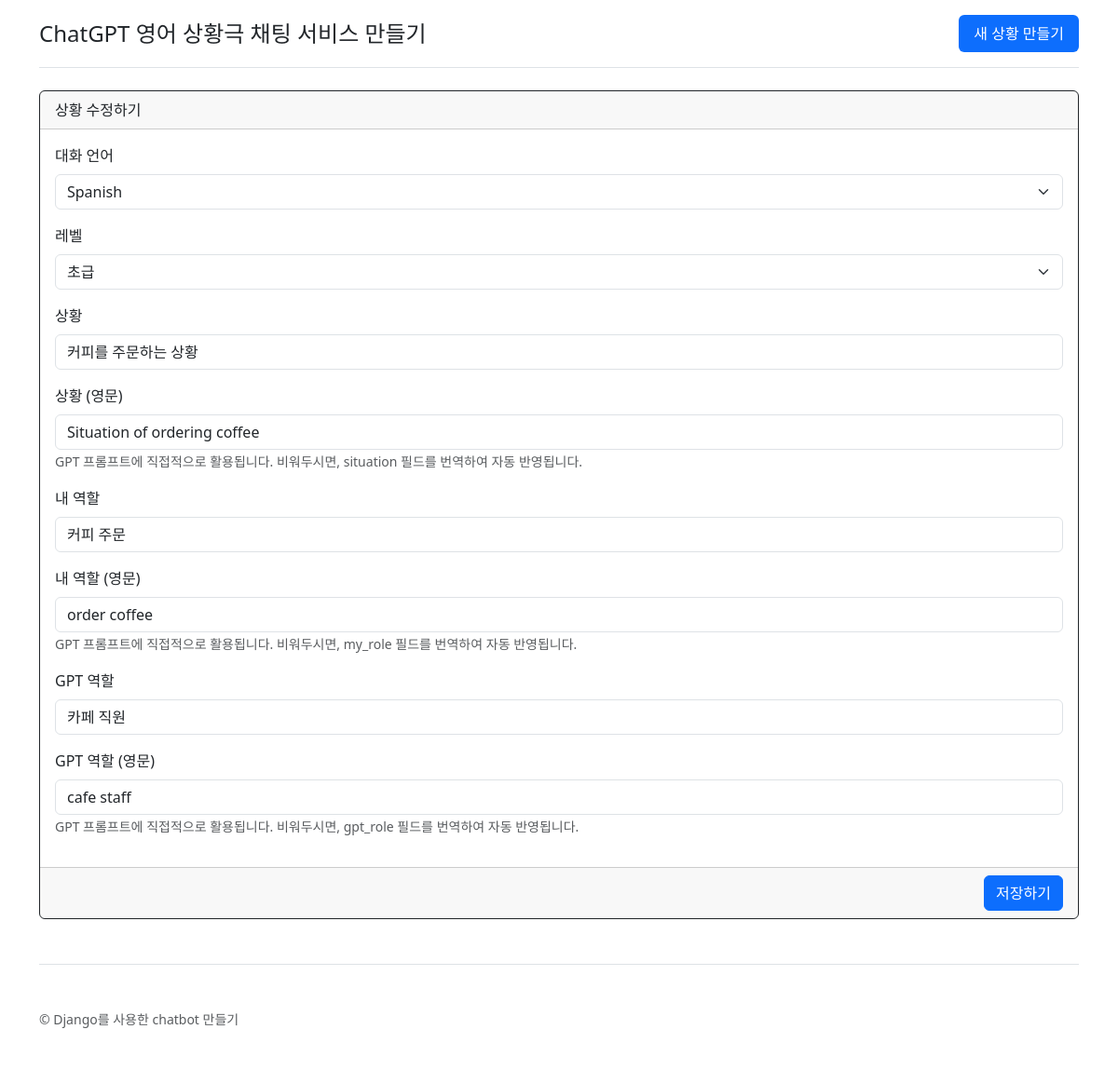
The page /13/edit/ (signed in) on the database its author committed.
### chat/models.py (models this page shows, shortened)
class RolePlayingRoom(models.Model):
    class Language(models.TextChoices): # 입력 문자열 범위 제한(선택지)
        ENGLISH = "en-US", "English" # en-US는 db에 저장되는 값
        JAPANESE = "ja-JP", "Japanese"
        CHINESE = "zh-CN", "Chinese"
        SPANISH = "es-ES", "Spanish"
        FRENCH = "fr-FR", "French"
        GERMAN = "de-DE", "German"
        RUSSIAN = "ru-RU", "Russian"
    class Level(models.IntegerChoices): # 숫자
        BEGINNER = 1, "초급"
        ADVANCED = 2, "고급"
    class Meta: # Query set에 디폴트 정렬 방향 지정
        ordering = ["-pk"] # 기본 키의 역순 정렬
    user = models.ForeignKey(settings.AUTH_USER_MODEL, on_delete=models.CASCADE) # 생성 user 기록
    language = models.CharField(
        max_length=10,
        choices=Language.choices,
        default=Language.ENGLISH,
        verbose_name="대화 언어",
    )
    level = models.SmallIntegerField( # 1=초급, 2=고급
        choices=Level.choices, default=Level.BEGINNER, verbose_name="레벨"
    )
    situation = models.CharField(max_length=100, verbose_name="상황")
    situation_en = models.CharField(
        max_length=100,
        blank=True,
        verbose_name="상황 (영문)",
        help_text="GPT 프롬프트에 직접적으로 활용됩니다. 비워두시면, situation 필드를 번역하여 자동 반영됩니다.",
    )
    my_role = models.CharField(max_length=100, verbose_name="내 역할")
    my_role_en = models.CharField(
        max_length=100,
        blank=True,
        verbose_name="내 역할 (영문)",
        help_text="GPT 프롬프트에 직접적으로 활용됩니다. 비워두시면, my_role 필드를 번역하여 자동 반영됩니다.",
    )
    gpt_role = models.CharField(max_length=100, verbose_name="GPT 역할")
    gpt_role_en = models.CharField(
        max_length=100,
        blank=True,
        verbose_name="GPT 역할 (영문)",
        help_text="GPT 프롬프트에 직접적으로 활용됩니다. 비워두시면, gpt_role 필드를 번역하여 자동 반영됩니다.",
    )

### chat/views.py (the view)
@method_decorator(staff_member_required, name="dispatch")
class RolePlayingRoomUpdateView(UpdateView):
    model = RolePlayingRoom
    form_class = RolePlayingRoomForm
    def get_queryset(self):
        qs = super().get_queryset()
        qs = qs.filter(user=self.request.user) # 본인이 생성한 것만 조회
        return qs

### chat/forms.py (shortened to what this page needs)
class RolePlayingRoomForm(forms.ModelForm):
    class Meta:
        model = RolePlayingRoom
        fields = [
            "language",
            "level",
            "situation",
            "situation_en",
            "my_role",
            "my_role_en",
            "gpt_role",
            "gpt_role_en",
        ]

### chat/templates/chat/roleplayingroom_form.html (shortened to what this page needs)
{% extends "chat/base.html" %}
{% load django_bootstrap5 %}
{% block content %}
    <div class="card border-dark">
        <form action="" method="post" novalidate>
            <div class="card-header">
                상황 {% if form.instance.pk %}수정하기{% else %}만들기{% endif %}
            </div>
            <div class="card-body">{% bootstrap_form form layout="horizontal" %}</div>
            <div class="card-footer text-end">
                <input type="submit" value="저장하기" class="btn btn-primary" />
            </div>
        </form>
    </div>
{% endblock %}

### rows shown on the page
RolePlayingRoom: language "Spanish", level "초급", situation "커피를 주문하는 상황", situation_en "Situation of ordering coffee", my_role "커피 주문", my_role_en "order coffee", gpt_role "카페 직원", gpt_role_en "cafe staff"
